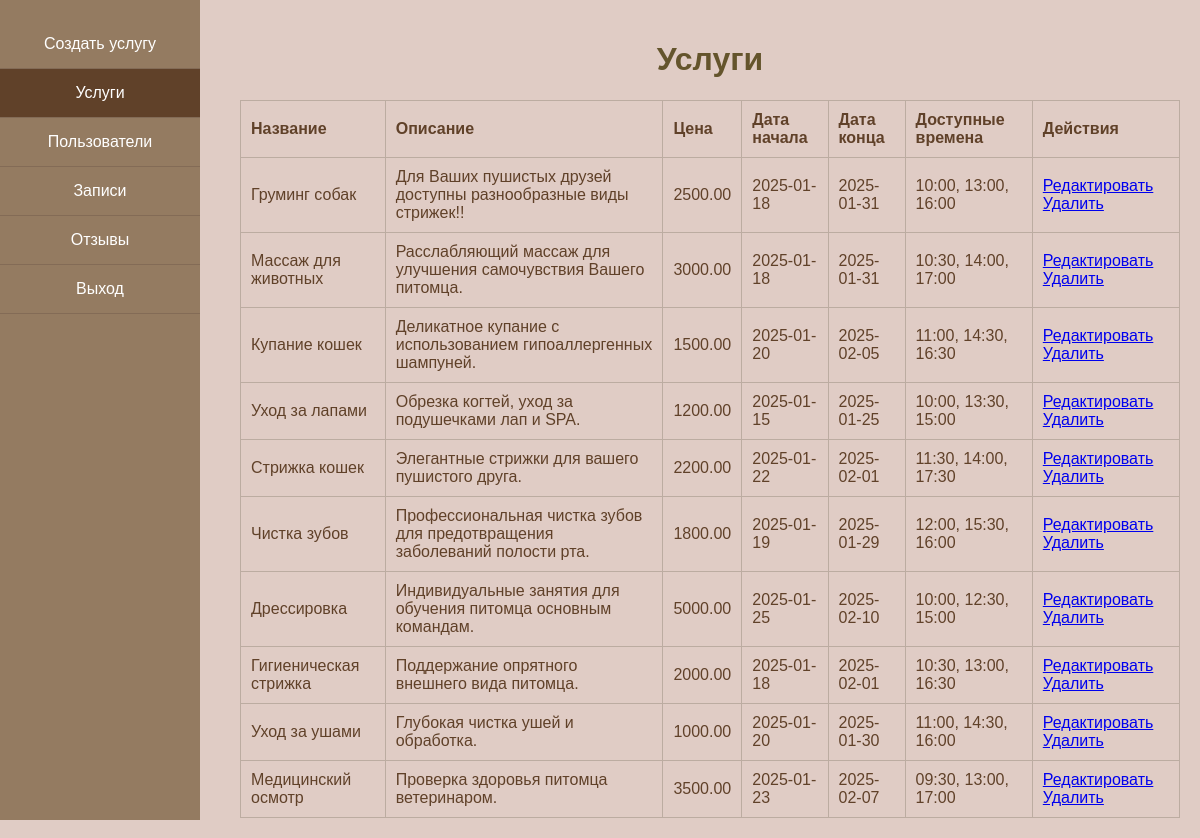
/coursework/admin/services.php (signed in), run on the app's committed database.
### tables this page shows
CREATE TABLE `services` (
  `id` int(11) NOT NULL,
  `name` varchar(100) NOT NULL,
  `description` text NOT NULL,
  `price` decimal(10,2) NOT NULL,
  `created_at` timestamp NOT NULL DEFAULT current_timestamp(),
  `start_date` date NOT NULL,
  `end_date` date NOT NULL,
  `available_times` text DEFAULT NULL
);

### coursework/admin/services.php (the view, shortened to what this page needs)
<?php
$mysqli = new mysqli("localhost", "root", "", "animal_salon");
$result = $mysqli->query("SELECT id, name, description, price, start_date, end_date, available_times FROM services");
?>
<!DOCTYPE html>
<html lang="ru">
<head>
    <link rel="stylesheet" href="assets/css/style.css">
</head>
<body>
    <div class="admin-panel">
        <nav>
            <a href="create_service.html">Создать услугу</a>
            <a href="services.php" class="active">Услуги</a>
            <a href="clients.php">Пользователи</a>
            <a href="appointments.php">Записи</a>
            <a href="reviews.php">Отзывы</a>
            <a href="logout.php">Выход</a>
        </nav>
        <div class="content">
            <h1>Услуги</h1>
            <table>
                <thead>
                    <tr>
                        <th>Название</th>
                        <th>Описание</th>
                        <th>Цена</th>
                        <th>Дата начала</th>
                        <th>Дата конца</th>
                        <th>Доступные времена</th>
                        <th>Действия</th>
                    </tr>
                </thead>
                <tbody>
                    <?php while ($service = $result->fetch_assoc()): ?>
                        <tr>
                            <td><?= htmlspecialchars($service['name']) ?></td>
                            <td><?= htmlspecialchars($service['description']) ?></td>
                            <td><?= htmlspecialchars($service['price']) ?></td>
                            <td><?= htmlspecialchars($service['start_date']) ?></td>
                            <td><?= htmlspecialchars($service['end_date']) ?></td>
                            <td><?= htmlspecialchars($service['available_times']) ?></td>
                            <td>
                                <a href="edit_service.php?id=<?= $service['id'] ?>">Редактировать</a>
                                <a href="delete_service.php?id=<?= $service['id'] ?>" onclick="return confirm('Удалить услугу?')">Удалить</a>
                            </td>
                        </tr>
                    <?php endwhile; ?>
                </tbody>
            </table>
        </div>
    </div>
</body>
</html>

### coursework/admin/assets/css/style.css (style rules this page uses)
body { margin: 0; font-family: Arial, sans-serif; background-color: #e0ccc5; color: #604129; }
h1 { text-align: center; color: #64542c; }
.admin-panel nav { width: 200px; background-color: #947b61; height: 100vh; position: fixed; top: 0; left: 0; display: flex; flex-direction: column; padding-top: 20px; }
.admin-panel nav a { padding: 15px; color: white; text-decoration: none; text-align: center; border-bottom: 1px solid #836b56; }
.admin-panel nav a.active { background-color: #604129; }
.admin-panel .content { margin-left: 220px; padding: 20px; }
table { width: 100%; border-collapse: collapse; margin-top: 20px; }
table th, table td { padding: 10px; text-align: left; border: 1px solid #bcaca1; }

### data on the page
services: name "Груминг собак", description "Для Ваших пушистых друзей доступны разнообразные виды стрижек!!", price "2500.00", start_date "2025-01-18", end_date "2025-01-31", available_times "10:00, 13:00, 16:00"
services: name "Массаж для животных", description "Расслабляющий массаж для улучшения самочувствия Вашего питомца.", price "3000.00", start_date "2025-01-18", end_date "2025-01-31", available_times "10:30, 14:00, 17:00"
services: name "Купание кошек", description "Деликатное купание с использованием гипоаллергенных шампуней.", price "1500.00", start_date "2025-01-20", end_date "2025-02-05", available_times "11:00, 14:30, 16:30"
services: name "Уход за лапами", description "Обрезка когтей, уход за подушечками лап и SPA.", price "1200.00", start_date "2025-01-15", end_date "2025-01-25", available_times "10:00, 13:30, 15:00"
services: name "Стрижка кошек", description "Элегантные стрижки для вашего пушистого друга.", price "2200.00", start_date "2025-01-22", end_date "2025-02-01", available_times "11:30, 14:00, 17:30"
services: name "Чистка зубов", description "Профессиональная чистка зубов для предотвращения заболеваний полости рта.", price "1800.00", start_date "2025-01-19", end_date "2025-01-29", available_times "12:00, 15:30, 16:00"
services: name "Дрессировка", description "Индивидуальные занятия для обучения питомца основным командам.", price "5000.00", start_date "2025-01-25", end_date "2025-02-10", available_times "10:00, 12:30, 15:00"
services: name "Гигиеническая стрижка", description "Поддержание опрятного внешнего вида питомца.", price "2000.00", start_date "2025-01-18", end_date "2025-02-01", available_times "10:30, 13:00, 16:30"
services: name "Уход за ушами", description "Глубокая чистка ушей и обработка.", price "1000.00", start_date "2025-01-20", end_date "2025-01-30", available_times "11:00, 14:30, 16:00"
services: name "Медицинский осмотр", description "Проверка здоровья питомца ветеринаром.", price "3500.00", start_date "2025-01-23", end_date "2025-02-07", available_times "09:30, 13:00, 17:00"
